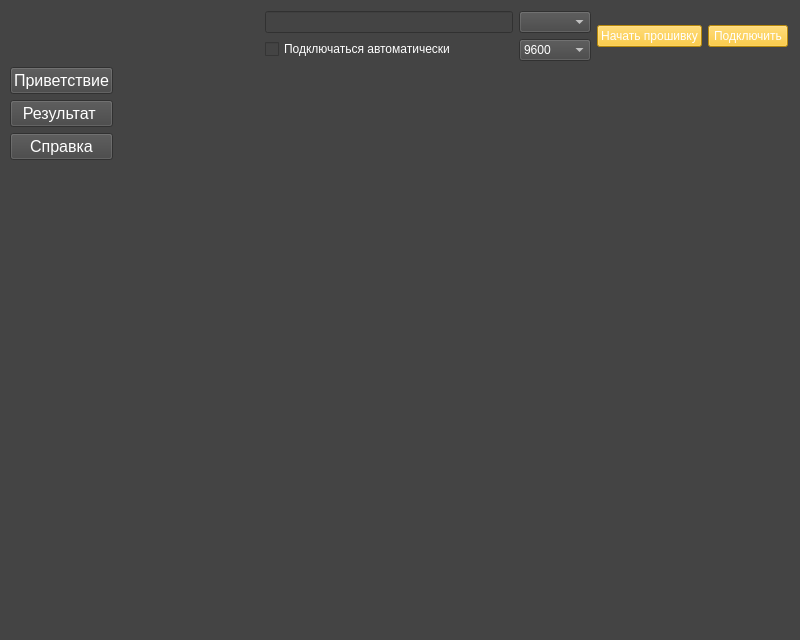
<?xml version="1.0" encoding="UTF-8"?>
<ui version="4.0">
 <class>MainWindow</class>
 <widget class="QMainWindow" name="MainWindow">
  <property name="geometry">
   <rect>
    <x>0</x>
    <y>0</y>
    <width>800</width>
    <height>640</height>
   </rect>
  </property>
  <property name="windowTitle">
   <string>MainWindow</string>
  </property>
  <property name="styleSheet">
   <string notr="true">background-color: rgb(68, 68, 68);</string>
  </property>
  <widget class="QWidget" name="centralwidget">
   <widget class="QWidget" name="layoutWidget">
    <property name="geometry">
     <rect>
      <x>10</x>
      <y>11</y>
      <width>778</width>
      <height>579</height>
     </rect>
    </property>
    <layout class="QGridLayout" name="gridLayout">
     <item row="0" column="0">
      <layout class="QHBoxLayout" name="horizontalLayout_3">
       <item>
        <layout class="QHBoxLayout" name="horizontalLayout_2">
         <item>
          <widget class="QLabel" name="label">
           <property name="maximumSize">
            <size>
             <width>67</width>
             <height>67</height>
            </size>
           </property>
           <property name="text">
            <string/>
           </property>
           <property name="pixmap">
            <pixmap resource="resource.qrc">:/resource/Images/flightUp_logo.jpg</pixmap>
           </property>
           <property name="scaledContents">
            <bool>true</bool>
           </property>
          </widget>
         </item>
         <item>
          <spacer name="horizontalSpacer">
           <property name="orientation">
            <enum>Qt::Horizontal</enum>
           </property>
           <property name="sizeHint" stdset="0">
            <size>
             <width>218</width>
             <height>20</height>
            </size>
           </property>
          </spacer>
         </item>
        </layout>
       </item>
       <item>
        <layout class="QVBoxLayout" name="verticalLayout_2">
         <item>
          <widget class="QLineEdit" name="lineEdit">
           <property name="styleSheet">
            <string notr="true">color: rgb(255, 255, 255);</string>
           </property>
           <property name="text">
            <string/>
           </property>
          </widget>
         </item>
         <item>
          <widget class="QCheckBox" name="checkBox">
           <property name="styleSheet">
            <string notr="true">color: rgb(255, 255, 255);</string>
           </property>
           <property name="text">
            <string>Подключаться автоматически</string>
           </property>
          </widget>
         </item>
        </layout>
       </item>
       <item>
        <layout class="QVBoxLayout" name="verticalLayout">
         <item>
          <widget class="QComboBox" name="comboBox">
           <property name="styleSheet">
            <string notr="true">color: rgb(255, 255, 255);</string>
           </property>
          </widget>
         </item>
         <item>
          <widget class="QComboBox" name="comboBox_2">
           <property name="styleSheet">
            <string notr="true">color: rgb(255, 255, 255);</string>
           </property>
           <item>
            <property name="text">
             <string>9600</string>
            </property>
           </item>
           <item>
            <property name="text">
             <string>19200</string>
            </property>
           </item>
           <item>
            <property name="text">
             <string>38400</string>
            </property>
           </item>
           <item>
            <property name="text">
             <string>57600</string>
            </property>
           </item>
           <item>
            <property name="text">
             <string>115200</string>
            </property>
           </item>
          </widget>
         </item>
        </layout>
       </item>
       <item>
        <layout class="QHBoxLayout" name="horizontalLayout">
         <item>
          <widget class="QPushButton" name="pushButton_2">
           <property name="styleSheet">
            <string notr="true">background-color: rgb(255, 191, 15);
color: rgb(255, 255, 255);</string>
           </property>
           <property name="text">
            <string>Начать прошивку</string>
           </property>
          </widget>
         </item>
         <item>
          <widget class="QPushButton" name="pushButton_5">
           <property name="styleSheet">
            <string notr="true">background-color: rgb(255, 191, 15);
color: rgb(255, 255, 255);</string>
           </property>
           <property name="text">
            <string>Подключить</string>
           </property>
          </widget>
         </item>
        </layout>
       </item>
      </layout>
     </item>
     <item row="1" column="0">
      <layout class="QHBoxLayout" name="horizontalLayout_4">
       <item>
        <layout class="QVBoxLayout" name="verticalLayout_3">
         <item>
          <widget class="QPushButton" name="pushButton">
           <property name="maximumSize">
            <size>
             <width>200</width>
             <height>16777215</height>
            </size>
           </property>
           <property name="font">
            <font>
             <pointsize>12</pointsize>
            </font>
           </property>
           <property name="styleSheet">
            <string notr="true">QPushButton
{
  	border-style: &quot;none&quot;;
	color: rgb(255, 255, 255);
}

QPushButton:hover
{
   background-color: rgb(255, 191, 15);
}
</string>
           </property>
           <property name="text">
            <string>Приветствие</string>
           </property>
           <property name="flat">
            <bool>false</bool>
           </property>
          </widget>
         </item>
         <item>
          <widget class="QPushButton" name="pushButton_3">
           <property name="maximumSize">
            <size>
             <width>200</width>
             <height>16777215</height>
            </size>
           </property>
           <property name="font">
            <font>
             <pointsize>12</pointsize>
            </font>
           </property>
           <property name="styleSheet">
            <string notr="true">QPushButton
{
  	border-style: &quot;none&quot;;
	color: rgb(255, 255, 255);
}

QPushButton:hover
{
   background-color: rgb(255, 191, 15);
}
</string>
           </property>
           <property name="text">
            <string>Результат </string>
           </property>
          </widget>
         </item>
         <item>
          <widget class="QPushButton" name="pushButton_4">
           <property name="maximumSize">
            <size>
             <width>200</width>
             <height>16777215</height>
            </size>
           </property>
           <property name="font">
            <font>
             <pointsize>12</pointsize>
            </font>
           </property>
           <property name="styleSheet">
            <string notr="true">QPushButton
{
  	border-style: &quot;none&quot;;
	color: rgb(255, 255, 255);
}

QPushButton:hover
{
   background-color: rgb(255, 191, 15);
}
</string>
           </property>
           <property name="text">
            <string>Справка</string>
           </property>
          </widget>
         </item>
         <item>
          <spacer name="verticalSpacer">
           <property name="orientation">
            <enum>Qt::Vertical</enum>
           </property>
           <property name="sizeHint" stdset="0">
            <size>
             <width>67</width>
             <height>412</height>
            </size>
           </property>
          </spacer>
         </item>
        </layout>
       </item>
       <item>
        <widget class="QStackedWidget" name="stackedWidget">
         <property name="styleSheet">
          <string notr="true"/>
         </property>
         <widget class="QWidget" name="page"/>
         <widget class="QWidget" name="page_2"/>
        </widget>
       </item>
      </layout>
     </item>
    </layout>
   </widget>
  </widget>
  <widget class="QMenuBar" name="menubar">
   <property name="geometry">
    <rect>
     <x>0</x>
     <y>0</y>
     <width>800</width>
     <height>21</height>
    </rect>
   </property>
  </widget>
  <widget class="QStatusBar" name="statusbar"/>
 </widget>
 <resources>
  <include location="resource.qrc"/>
 </resources>
 <connections/>
</ui>
